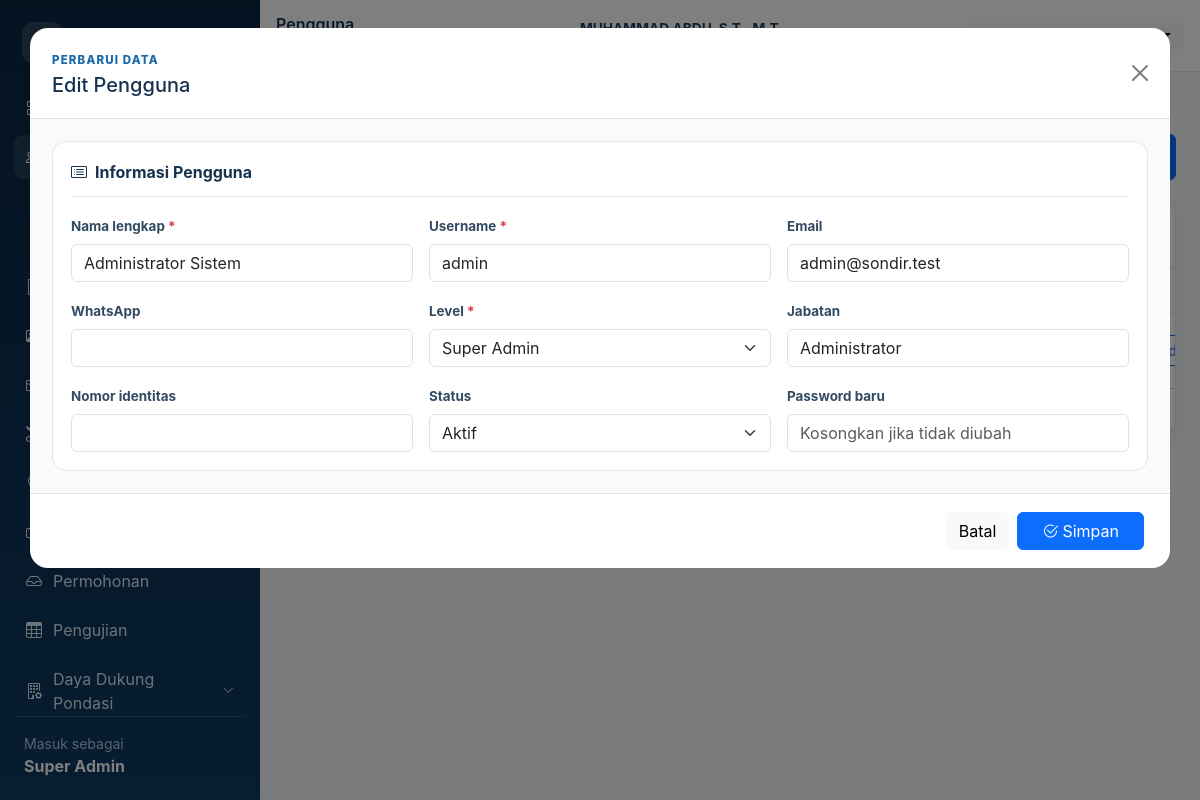
/users/index.php?id=1 (signed in), run on the app's committed database.
### tables this page shows
CREATE TABLE users (
 id INT AUTO_INCREMENT PRIMARY KEY,nama_lengkap VARCHAR(150) NOT NULL,username VARCHAR(100) NOT NULL UNIQUE,email VARCHAR(150) UNIQUE,whatsapp VARCHAR(30),password VARCHAR(255) NOT NULL,
 level ENUM('super_admin','admin_lab','operator','pemeriksa') NOT NULL,jabatan VARCHAR(150),nomor_identitas VARCHAR(100),foto VARCHAR(255),tanda_tangan VARCHAR(255),
 status ENUM('aktif','tidak_aktif') DEFAULT 'aktif',last_login DATETIME NULL,created_at TIMESTAMP DEFAULT CURRENT_TIMESTAMP,updated_at DATETIME NULL
);

### users/index.php (called while the page is built)
<?php $entity='users'; require dirname(__DIR__).'/includes/crud.php';

### config/auth.php (called while the page is built, shortened)
<?php
function can(array|string $roles): bool { return !empty($_SESSION['user']) && in_array($_SESSION['user']['level'],(array)$roles,true); }

### includes/crud.php (the view, shortened to what this page needs)
<?php
require_once dirname(__DIR__).'/config/bootstrap.php'; require_login();
$definitions=[
'klien'=>['title'=>'Klien','table'=>'klien','roles'=>['super_admin','admin_lab'],'columns'=>['kode_klien'=>'Kode','nama_klien'=>'Nama klien','nama_perusahaan'=>'Perusahaan','nama_kontak'=>'Kontak','whatsapp'=>'WhatsApp','email'=>'Email','alamat'=>'Alamat','kabupaten'=>'Kabupaten/Kota','provinsi'=>'Provinsi','npwp'=>'NPWP','catatan'=>'Catatan'],'required'=>['nama_klien'],'code'=>['kode_klien','KL-']],
'alat'=>['title'=>'Alat Sondir','table'=>'alat_sondir','roles'=>['super_admin'],'columns'=>['kode_alat'=>'Kode alat','nama_alat'=>'Nama alat','jenis_alat'=>'Jenis alat','merek'=>'Merek','model'=>'Model','nomor_seri'=>'Nomor seri','kapasitas_maksimum'=>'Kapasitas maksimum','satuan_kapasitas'=>'Satuan kapasitas','diameter_piston'=>'Diameter piston (cm)','diameter_konus'=>'Diameter konus (cm)','diameter_selimut'=>'Diameter selimut (cm)','panjang_selimut_geser'=>'Panjang selimut geser (cm)','luas_piston'=>'Luas piston Api (cm²)','luas_konus'=>'Luas konus Ac (cm²)','luas_selimut'=>'Luas selimut As (cm²)','faktor_kalibrasi_konus'=>'Faktor kalibrasi konus','faktor_kalibrasi_total'=>'Faktor kalibrasi total','interval_standar'=>'Interval standar (m)','nomor_sertifikat'=>'Nomor sertifikat','tanggal_kalibrasi'=>'Tanggal kalibrasi','tanggal_kedaluwarsa'=>'Tanggal kedaluwarsa','lembaga_kalibrasi'=>'Lembaga kalibrasi','kondisi'=>'Kondisi alat','status'=>'Status','catatan'=>'Catatan'],'required'=>['nama_alat','diameter_piston','diameter_konus','diameter_selimut','panjang_selimut_geser','luas_piston','luas_konus','luas_selimut'],'code'=>['kode_alat','ALT-'],'select'=>['jenis_alat'=>['Konus ganda mekanis','Konus tunggal mekanis'],'satuan_kapasitas'=>['kPa/100','kPa','MPa','kg/cm²'],'status'=>['aktif','tidak_aktif','perbaikan']],'numeric'=>['kapasitas_maksimum','diameter_piston','diameter_konus','diameter_selimut','panjang_selimut_geser','luas_piston','luas_konus','luas_selimut','faktor_kalibrasi_konus','faktor_kalibrasi_total','interval_standar'],'dates'=>['tanggal_kalibrasi','tanggal_kedaluwarsa']],
'users'=>['title'=>'Pengguna','table'=>'users','roles'=>['super_admin'],'columns'=>['nama_lengkap'=>'Nama lengkap','username'=>'Username','email'=>'Email','whatsapp'=>'WhatsApp','level'=>'Level','jabatan'=>'Jabatan','nomor_identitas'=>'Nomor identitas','status'=>'Status'],'required'=>['nama_lengkap','username','level'],'select'=>['level'=>['super_admin','admin_lab','operator','pemeriksa'],'status'=>['aktif','tidak_aktif']],'password'=>true],
];
$def=$definitions[$entity]??null;if(!$def){http_response_code(404);exit('Modul tidak ditemukan');}
$canEdit=can($def['roles']); $id=(int)($_GET['id']??0);
$edit=null;if($id){$q=$pdo->prepare("SELECT * FROM {$def['table']} WHERE id=?");$q->execute([$id]);$edit=$q->fetch();}
$search=trim($_GET['q']??'');$page=max(1,(int)($_GET['page']??1));$requestedPer=(int)($_GET['per']??10);$per=in_array($requestedPer,[10,25,50,100],true)?$requestedPer:10;
$searchCols=array_slice(array_keys($def['columns']),0,4);$where='';$args=[];if($search!==''){$where=' WHERE '.implode(' OR ',array_map(fn($c)=>"$c LIKE ?",$searchCols));$args=array_fill(0,count($searchCols),"%$search%");}
$q=$pdo->prepare("SELECT COUNT(*) FROM {$def['table']}$where");$q->execute($args);$total=(int)$q->fetchColumn();$offset=($page-1)*$per;
$q=$pdo->prepare("SELECT * FROM {$def['table']}$where ORDER BY id DESC LIMIT $per OFFSET $offset");$q->execute($args);$rows=$q->fetchAll();
$pageTitle=$def['title'];require APP_ROOT.'/includes/header.php';
?>
<div class="page-heading">
  <div><span class="eyebrow">Master Data</span><h2>Data <?=e($def['title'])?></h2><p><?=$total?> data tersimpan dan siap digunakan.</p></div>
  <?php if($canEdit):?><button class="btn btn-primary btn-action" data-bs-toggle="modal" data-bs-target="#formModal"><i class="bi bi-plus-lg"></i><span>Tambah <?=e($def['title'])?></span></button><?php endif;?>
</div>
<div class="card data-card">
  <div class="toolbar">
    <form class="row g-2 align-items-center w-100">
      <div class="col"><div class="input-group"><span class="input-group-text"></span></div></div>
      <div class="col-auto"></div>
      <div class="col-auto"><button class="btn btn-outline-primary">Terapkan</button></div>
    </form>
  </div>
  <div class="table-responsive"><table class="table table-hover align-middle mb-0"><thead><tr><th class="text-center" style="width:64px">No</th><?php foreach(array_slice($def['columns'],0,6,true) as $label):?><th><?=e($label)?></th><?php endforeach;?><th class="text-end">Aksi</th></tr></thead><tbody>
  <?php foreach($rows as $i=>$r):?><tr><td class="text-center text-secondary"></td><?php foreach(array_slice($def['columns'],0,6,true) as $field=>$label):?><td><?=str_contains($field,'status')||$field==='level'?status_badge($r[$field]):e($r[$field]?:'-')?></td><?php endforeach;?><td class="text-end text-nowrap"><a class="btn btn-sm btn-outline-primary" href="?id=<?=$r['id']?>" title="Edit"><span class="d-none d-xl-inline ms-1"></span></a></td></tr><?php endforeach;?></tbody></table></div>
  <div class="card-footer list-footer"><span>Menampilkan <strong><?=count($rows)?></strong> dari <strong><?=$total?></strong> data</span><?=paginate($total,$page,$per)?></div>
</div>
<?php if($canEdit):?><div class="modal fade" id="formModal" tabindex="-1"><div class="modal-dialog modal-xl modal-dialog-scrollable"><form method="post" class="modal-content"><?=csrf_field()?><input type="hidden" name="id" value="<?=$edit['id']??0?>"><div class="modal-header"><div><span class="eyebrow"><?=$edit?'Perbarui data':'Data baru'?></span><h5 class="modal-title"><?=$edit?'Edit':'Tambah'?> <?=e($def['title'])?></h5></div><button type="button" class="btn-close" data-bs-dismiss="modal"></button></div><div class="modal-body"><div class="form-section"><div class="form-section-title"><i class="bi bi-card-list"></i><span>Informasi <?=e($def['title'])?></span></div><div class="row g-3"><?php foreach($def['columns'] as $field=>$label):?><div class="<?=$field==='alamat'||$field==='catatan'?'col-12':'col-md-6 col-xl-4'?>"><label class="form-label <?=in_array($field,$def['required'],true)?'required':''?>"><?=e($label)?></label><?php if(isset($def['select'][$field])):?><select class="form-select" name="<?=$field?>"><?php foreach($def['select'][$field] as $option):?><option value="<?=e($option)?>" <?=($edit[$field]??'')===$option?'selected':''?>><?=e(ucwords(str_replace('_',' ',$option)))?></option><?php endforeach;?></select><?php elseif($field==='catatan'||$field==='alamat'):?><textarea class="form-control" name="<?=$field?>" rows="3"><?=e($edit[$field]??'')?></textarea><?php else:?><input class="form-control" type="<?=in_array($field,$def['dates']??[],true)?'date':(in_array($field,$def['numeric']??[],true)?'number':'text')?>" <?=in_array($field,$def['numeric']??[],true)?'step="any"':''?> name="<?=$field?>" value="<?=e($edit[$field]??'')?>" <?=in_array($field,$def['required'],true)?'required':''?>><?php endif;?></div><?php endforeach;?><?php if(!empty($def['password'])):?><div class="col-md-6 col-xl-4"><label class="form-label">Password <?=$edit?'baru':'awal'?></label><input type="password" name="password" class="form-control" placeholder="<?=$edit?'Kosongkan jika tidak diubah':'Default: admin123'?>"></div><?php endif;?></div></div></div><div class="modal-footer"><button type="button" class="btn btn-light" data-bs-dismiss="modal">Batal</button><button class="btn btn-primary px-4"><i class="bi bi-check2-circle me-1"></i>Simpan</button></div></form></div></div><?php endif;?>
<?php require APP_ROOT.'/includes/footer.php';

### assets/css/style.css (style rules this page uses)
:root { --navy:#0b2948;--blue:#1769aa;--sky:#e9f4ff;--line:#dfe7ef;--muted:#68788a }
* { box-sizing:border-box }
body { background:#f3f6fa;color:#16324f;font-family:Inter,system-ui,-apple-system,"Segoe UI",sans-serif }
.card { border:1px solid var(--line);border-radius:16px;box-shadow:0 8px 24px rgba(15,41,68,.04) }
.page-heading { display:flex;justify-content:space-between;align-items:flex-end;gap:16px;margin-bottom:20px }
.page-heading h2 { font-size:1.65rem;margin:.15rem 0 }
.page-heading p { margin:0;color:var(--muted) }
.eyebrow { color:var(--blue);font-size:.72rem;font-weight:800;text-transform:uppercase;letter-spacing:.1em }
.btn-action { display:flex;align-items:center;gap:8px;padding:.65rem 1rem }
.data-card { overflow:hidden }
.toolbar { padding:14px 16px;border-bottom:1px solid var(--line);background:#fff }
.toolbar .input-group-text { background:white;border-right:0;color:#789 }
.table>:not(caption)>*>* { padding:.82rem 1rem;vertical-align:middle }
.table thead th { background:#f7f9fc;color:#53667a;font-size:.75rem;text-transform:uppercase;letter-spacing:.055em;white-space:nowrap;border-bottom-color:var(--line) }
.table tbody tr:last-child td { border-bottom:0 }
.list-footer { display:flex;align-items:center;justify-content:space-between;gap:12px;background:white;color:var(--muted);font-size:.86rem;padding:12px 16px }
.form-label { font-weight:650;font-size:.84rem;color:#334b62 }
.required:after { content:" *";color:#dc3545 }
.modal-content { border:0;border-radius:18px;overflow:hidden }
.modal-header { padding:18px 22px }
.modal-body { padding:22px;background:#f8fafc }
.modal-footer { padding:14px 22px }
.form-section { background:#fff;border:1px solid var(--line);border-radius:14px;padding:18px }
.form-section-title { display:flex;align-items:center;gap:8px;font-weight:700;border-bottom:1px solid var(--line);padding-bottom:12px;margin-bottom:16px }

### data on the page
users: nama_lengkap "Administrator Sistem", username "admin", email "admin@sondir.test", level "Super Admin", jabatan "Administrator", status "Aktif"

### other printed values
str_replace('_',' ',$_SESSION['user']['level']) "Super Admin"
$pageTitle "Pengguna"
$def['title'] "Pengguna"
$label "Nama lengkap"
$label "Username"
$label "Email"
$label "WhatsApp"
$label "Level"
$label "Jabatan"
$label "Nomor identitas"
$label "Status"
